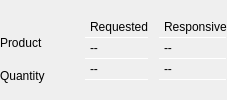
                 <widget class="QWidget" name="allDetails" native="true">
                  <property name="sizePolicy">
                   <sizepolicy hsizetype="Preferred" vsizetype="Preferred">
                    <horstretch>0</horstretch>
                    <verstretch>0</verstretch>
                   </sizepolicy>
                  </property>
                  <property name="minimumSize">
                   <size>
                    <width>0</width>
                    <height>0</height>
                   </size>
                  </property>
                  <property name="maximumSize">
                   <size>
                    <width>16777215</width>
                    <height>16777215</height>
                   </size>
                  </property>
                  <layout class="QHBoxLayout" name="horizontalLayout_3">
                   <property name="spacing">
                    <number>5</number>
                   </property>
                   <property name="leftMargin">
                    <number>0</number>
                   </property>
                   <property name="topMargin">
                    <number>0</number>
                   </property>
                   <property name="rightMargin">
                    <number>0</number>
                   </property>
                   <property name="bottomMargin">
                    <number>0</number>
                   </property>
                   <item>
                    <widget class="QWidget" name="labels" native="true">
                     <property name="minimumSize">
                      <size>
                       <width>80</width>
                       <height>0</height>
                      </size>
                     </property>
                     <property name="maximumSize">
                      <size>
                       <width>80</width>
                       <height>16777215</height>
                      </size>
                     </property>
                     <layout class="QVBoxLayout" name="detailLabels">
                      <property name="spacing">
                       <number>0</number>
                      </property>
                      <property name="leftMargin">
                       <number>0</number>
                      </property>
                      <property name="topMargin">
                       <number>0</number>
                      </property>
                      <property name="rightMargin">
                       <number>0</number>
                      </property>
                      <property name="bottomMargin">
                       <number>0</number>
                      </property>
                      <item>
                       <spacer name="verticalSpacer_2">
                        <property name="orientation">
                         <enum>Qt::Vertical</enum>
                        </property>
                        <property name="sizeType">
                         <enum>QSizePolicy::Fixed</enum>
                        </property>
                        <property name="sizeHint" stdset="0">
                         <size>
                          <width>0</width>
                          <height>20</height>
                         </size>
                        </property>
                       </spacer>
                      </item>
                      <item>
                       <widget class="QLabel" name="label">
                        <property name="minimumSize">
                         <size>
                          <width>0</width>
                          <height>20</height>
                         </size>
                        </property>
                        <property name="maximumSize">
                         <size>
                          <width>16777215</width>
                          <height>20</height>
                         </size>
                        </property>
                        <property name="text">
                         <string>Product</string>
                        </property>
                       </widget>
                      </item>
                      <item>
                       <widget class="QLabel" name="label_3">
                        <property name="minimumSize">
                         <size>
                          <width>0</width>
                          <height>20</height>
                         </size>
                        </property>
                        <property name="maximumSize">
                         <size>
                          <width>16777215</width>
                          <height>20</height>
                         </size>
                        </property>
                        <property name="text">
                         <string>Quantity</string>
                        </property>
                       </widget>
                      </item>
                     </layout>
                    </widget>
                   </item>
                   <item>
                    <widget class="QWidget" name="horizontalWidget1" native="true">
                     <layout class="QHBoxLayout" name="horizontalLayout_14">
                      <property name="spacing">
                       <number>0</number>
                      </property>
                      <property name="leftMargin">
                       <number>0</number>
                      </property>
                      <property name="topMargin">
                       <number>0</number>
                      </property>
                      <property name="rightMargin">
                       <number>0</number>
                      </property>
                      <property name="bottomMargin">
                       <number>0</number>
                      </property>
                      <item>
                       <widget class="QWidget" name="horizontalWidget2" native="true">
                        <layout class="QHBoxLayout" name="horizontalLayout_15">
                         <property name="spacing">
                          <number>10</number>
                         </property>
                         <property name="leftMargin">
                          <number>0</number>
                         </property>
                         <property name="topMargin">
                          <number>0</number>
                         </property>
                         <property name="rightMargin">
                          <number>0</number>
                         </property>
                         <property name="bottomMargin">
                          <number>0</number>
                         </property>
                         <item>
                          <widget class="QWidget" name="requestedFields" native="true">
                           <property name="sizePolicy">
                            <sizepolicy hsizetype="Preferred" vsizetype="Fixed">
                             <horstretch>0</horstretch>
                             <verstretch>0</verstretch>
                            </sizepolicy>
                           </property>
                           <property name="maximumSize">
                            <size>
                             <width>16777215</width>
                             <height>16777215</height>
                            </size>
                           </property>
                           <layout class="QVBoxLayout" name="verticalLayout_4">
                            <property name="spacing">
                             <number>3</number>
                            </property>
                            <property name="leftMargin">
                             <number>0</number>
                            </property>
                            <property name="topMargin">
                             <number>0</number>
                            </property>
                            <property name="rightMargin">
                             <number>0</number>
                            </property>
                            <property name="bottomMargin">
                             <number>0</number>
                            </property>
                            <item>
                             <widget class="QLabel" name="label_2">
                              <property name="text">
                               <string>Requested</string>
                              </property>
                              <property name="indent">
                               <number>5</number>
                              </property>
                              <property name="smallPrint" stdset="0">
                               <bool>true</bool>
                              </property>
                             </widget>
                            </item>
                            <item>
                             <widget class="QWidget" name="verticalWidget3" native="true">
                              <property name="minimumSize">
                               <size>
                                <width>0</width>
                                <height>0</height>
                               </size>
                              </property>
                              <layout class="QVBoxLayout" name="verticalLayout_17">
                               <property name="spacing">
                                <number>0</number>
                               </property>
                               <property name="leftMargin">
                                <number>0</number>
                               </property>
                               <property name="topMargin">
                                <number>0</number>
                               </property>
                               <property name="rightMargin">
                                <number>0</number>
                               </property>
                               <property name="bottomMargin">
                                <number>0</number>
                               </property>
                               <item>
                                <widget class="Line" name="line_4">
                                 <property name="maximumSize">
                                  <size>
                                   <width>16777215</width>
                                   <height>1</height>
                                  </size>
                                 </property>
                                 <property name="orientation">
                                  <enum>Qt::Horizontal</enum>
                                 </property>
                                </widget>
                               </item>
                               <item>
                                <widget class="QLabel" name="labelReqProduct">
                                 <property name="minimumSize">
                                  <size>
                                   <width>0</width>
                                   <height>20</height>
                                  </size>
                                 </property>
                                 <property name="maximumSize">
                                  <size>
                                   <width>16777215</width>
                                   <height>20</height>
                                  </size>
                                 </property>
                                 <property name="text">
                                  <string>--</string>
                                 </property>
                                 <property name="indent">
                                  <number>5</number>
                                 </property>
                                 <property name="informationLabel" stdset="0">
                                  <bool>false</bool>
                                 </property>
                                 <property name="whiteLabel" stdset="0">
                                  <bool>true</bool>
                                 </property>
                                </widget>
                               </item>
                               <item>
                                <widget class="Line" name="line_3">
                                 <property name="maximumSize">
                                  <size>
                                   <width>16777215</width>
                                   <height>1</height>
                                  </size>
                                 </property>
                                 <property name="orientation">
                                  <enum>Qt::Horizontal</enum>
                                 </property>
                                </widget>
                               </item>
                               <item>
                                <widget class="QLabel" name="labelReqQty">
                                 <property name="minimumSize">
                                  <size>
                                   <width>0</width>
                                   <height>20</height>
                                  </size>
                                 </property>
                                 <property name="maximumSize">
                                  <size>
                                   <width>16777215</width>
                                   <height>20</height>
                                  </size>
                                 </property>
                                 <property name="text">
                                  <string>--</string>
                                 </property>
                                 <property name="margin">
                                  <number>0</number>
                                 </property>
                                 <property name="indent">
                                  <number>5</number>
                                 </property>
                                 <property name="informationLabel" stdset="0">
                                  <bool>false</bool>
                                 </property>
                                 <property name="whiteLabel" stdset="0">
                                  <bool>true</bool>
                                 </property>
                                </widget>
                               </item>
                               <item>
                                <widget class="Line" name="line_6">
                                 <property name="maximumSize">
                                  <size>
                                   <width>16777215</width>
                                   <height>1</height>
                                  </size>
                                 </property>
                                 <property name="orientation">
                                  <enum>Qt::Horizontal</enum>
                                 </property>
                                </widget>
                               </item>
                              </layout>
                             </widget>
                            </item>
                           </layout>
                          </widget>
                         </item>
                         <item>
                          <widget class="QWidget" name="responsiveFields_2" native="true">
                           <property name="sizePolicy">
                            <sizepolicy hsizetype="Preferred" vsizetype="Fixed">
                             <horstretch>0</horstretch>
                             <verstretch>0</verstretch>
                            </sizepolicy>
                           </property>
                           <layout class="QVBoxLayout" name="verticalLayout_2">
                            <property name="spacing">
                             <number>3</number>
                            </property>
                            <property name="leftMargin">
                             <number>0</number>
                            </property>
                            <property name="topMargin">
                             <number>0</number>
                            </property>
                            <property name="rightMargin">
                             <number>0</number>
                            </property>
                            <property name="bottomMargin">
                             <number>0</number>
                            </property>
                            <item>
                             <widget class="QLabel" name="label_4">
                              <property name="text">
                               <string>Responsive</string>
                              </property>
                              <property name="indent">
                               <number>5</number>
                              </property>
                              <property name="smallPrint" stdset="0">
                               <bool>true</bool>
                              </property>
                             </widget>
                            </item>
                            <item>
                             <widget class="QWidget" name="verticalWidget4" native="true">
                              <property name="sizePolicy">
                               <sizepolicy hsizetype="Preferred" vsizetype="Fixed">
                                <horstretch>0</horstretch>
                                <verstretch>0</verstretch>
                               </sizepolicy>
                              </property>
                              <property name="minimumSize">
                               <size>
                                <width>0</width>
                                <height>0</height>
                               </size>
                              </property>
                              <property name="maximumSize">
                               <size>
                                <width>16777215</width>
                                <height>16777215</height>
                               </size>
                              </property>
                              <layout class="QVBoxLayout" name="verticalLayout_18">
                               <property name="spacing">
                                <number>0</number>
                               </property>
                               <property name="leftMargin">
                                <number>0</number>
                               </property>
                               <property name="topMargin">
                                <number>0</number>
                               </property>
                               <property name="rightMargin">
                                <number>0</number>
                               </property>
                               <property name="bottomMargin">
                                <number>0</number>
                               </property>
                               <item>
                                <widget class="Line" name="line_5">
                                 <property name="maximumSize">
                                  <size>
                                   <width>16777215</width>
                                   <height>1</height>
                                  </size>
                                 </property>
                                 <property name="orientation">
                                  <enum>Qt::Horizontal</enum>
                                 </property>
                                </widget>
                               </item>
                               <item>
                                <widget class="QLabel" name="labelRespProduct">
                                 <property name="minimumSize">
                                  <size>
                                   <width>0</width>
                                   <height>20</height>
                                  </size>
                                 </property>
                                 <property name="maximumSize">
                                  <size>
                                   <width>16777215</width>
                                   <height>20</height>
                                  </size>
                                 </property>
                                 <property name="text">
                                  <string>--</string>
                                 </property>
                                 <property name="indent">
                                  <number>5</number>
                                 </property>
                                 <property name="informationLabel" stdset="0">
                                  <bool>false</bool>
                                 </property>
                                 <property name="whiteLabel" stdset="0">
                                  <bool>true</bool>
                                 </property>
                                </widget>
                               </item>
                               <item>
                                <widget class="Line" name="line_2">
                                 <property name="maximumSize">
                                  <size>
                                   <width>16777215</width>
                                   <height>1</height>
                                  </size>
                                 </property>
                                 <property name="orientation">
                                  <enum>Qt::Horizontal</enum>
                                 </property>
                                </widget>
                               </item>
                               <item>
                                <widget class="QLabel" name="labelRespQty">
                                 <property name="minimumSize">
                                  <size>
                                   <width>0</width>
                                   <height>20</height>
                                  </size>
                                 </property>
                                 <property name="maximumSize">
                                  <size>
                                   <width>16777215</width>
                                   <height>20</height>
                                  </size>
                                 </property>
                                 <property name="text">
                                  <string>--</string>
                                 </property>
                                 <property name="margin">
                                  <number>0</number>
                                 </property>
                                 <property name="indent">
                                  <number>5</number>
                                 </property>
                                 <property name="informationLabel" stdset="0">
                                  <bool>false</bool>
                                 </property>
                                 <property name="whiteLabel" stdset="0">
                                  <bool>true</bool>
                                 </property>
                                </widget>
                               </item>
                               <item>
                                <widget class="Line" name="line_7">
                                 <property name="maximumSize">
                                  <size>
                                   <width>16777215</width>
                                   <height>1</height>
                                  </size>
                                 </property>
                                 <property name="orientation">
                                  <enum>Qt::Horizontal</enum>
                                 </property>
                                </widget>
                               </item>
                              </layout>
                             </widget>
                            </item>
                           </layout>
                          </widget>
                         </item>
                        </layout>
                       </widget>
                      </item>
                     </layout>
                    </widget>
                   </item>
                  </layout>
                 </widget>
